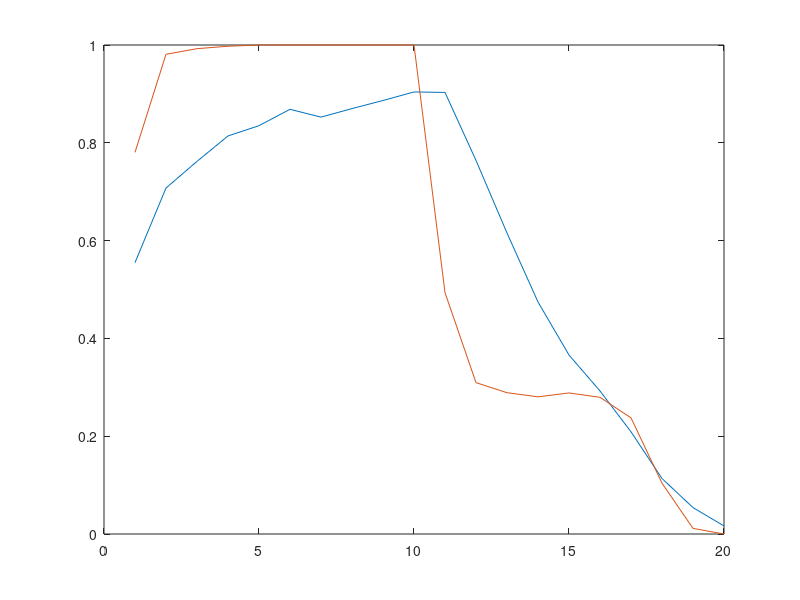

Source code (MATLAB):

clear all; close all
% contingent-sampling model in which similarity was defined
%on the basis of the relative advantage of
%the promoted option in the m most recent trials
Exp=2;
demoted=[8 2]; % demoted option points

%promoted options during training
prom(1,:)=[17 1]; % partial reinforcement
prom(2,:)=[9 9]; %full reinforce

prom_ext = [1 1]; % promoted points during extinction

nTrialsPerBlock=10; % number of trials per block
j=1;
k=2;
run=1;

nTrainBlocks = 10;
nTestBlocks = 10; % these are really extinction blocks; should prob rename

listBoundary = nTrainBlocks * nTrialsPerBlock + 1; % first item of new list

nBlocks = nTrainBlocks + nTestBlocks;
nTrials = nBlocks * nTrialsPerBlock;

Partial_Prom = zeros(1,nBlocks);
Full_Prom = zeros(1,nBlocks);

groupSizes = [2 3 4 5];
recScale = -0.1; % set to 0 for no recency; if negative, use list context
    % to implement recency

nReps=200;

for p=1:2; %1=partial 2=full either running partial or full
    % nesting p inside reps didn't make sense to me, as full and
    % partial are different conditions (ppl don't see same thing)
    
    for reps=1:nReps
        
        t = 1;
        counter=1;
        absT=1;
        
        % this randomizes feedback while controlling overall
        % frequency
        vTrain = [repmat(prom(p,1),1,nTrialsPerBlock*nTrainBlocks/2) ...
            repmat(prom(p,2),1,nTrialsPerBlock*nTrainBlocks/2)];
        vExt = [repmat(prom_ext(1),1,nTrialsPerBlock*nTestBlocks/2) ...
            repmat(prom_ext(2),1,nTrialsPerBlock*nTestBlocks/2)];
        
        v = [randsample(vTrain,length(vTrain),false) ...
            randsample(vExt,length(vExt),false)];
        v = [v; repmat(demoted(Exp),1,nTrials)];
        [y, maxi] = max(v);
        v = [v; maxi==1];
        
        newGroup = 1;
        
        groupHist = NaN(nTrials,max(groupSizes));
        groupVals = NaN(nTrials,max(groupSizes));
        groupHistSize = zeros(nTrials,1);
        groupIndex = 0;
        groupLists = NaN(nTrials,1);
        
        for block=1:nBlocks
            
            if block > nTrainBlocks
                curr_prom = prom_ext;
            else
                curr_prom = prom(p,:);
            end
            
            %t_P = zeros(1,nTrialsPerBlock);
            
            for t=1:nTrialsPerBlock
               
                currList = (absT>=listBoundary)+1;
                if newGroup==1
                    currGroupSize = randsample(groupSizes,1);
                    
                    % this prevents group from crossing over group boundary
                    if (absT<listBoundary) && (absT+currGroupSize)>listBoundary
                        currGroupSize = listBoundary-absT;
                    end
                        
                    inpos = 1;
                    newGroup=0;
                    currGroup = NaN(1,currGroupSize);
                    currVals = NaN(1,currGroupSize);
                    groupIndex = groupIndex + 1;
                end
                
                if inpos>1
                    matches = sum(repmat(currGroup(1:(inpos-1)),nTrials,1)==...
                        groupHist(:,1:(inpos-1)),2)==(inpos-1) & groupHistSize>=inpos;
                else
                    matches = groupHistSize>=1;
                    %matches = 0; % forces guess
                end
                
                % 'strfind' is a good choice here (how I would have
                % done it) :)
                %matches=strfind(v(3,1:(absT-2)),sample); % find the start index of a sample
                % made this -2 to make sure it doesn't include current
                % choice in matches
                
                % We want the expected payoff given that sequence;
                % so average rewards following each match
                if sum(matches)>0
                    if recScale < 0
                        weights = (-recScale).^abs(groupLists(1:(groupIndex-1))-currList);
                        weights(groupIndex:nTrials) = 0;
                        weights = weights';
                    else
                        weights = exp(recScale.*((1:(groupIndex-1))-(groupIndex-1)));
                        weights(groupIndex:nTrials) = 0;
                    end
                    
                    weights = weights(matches)./sum(weights(matches));
                    exVal = sum(groupVals(matches,inpos).*weights');
                    
                    % choose option with highest value
                    t_P(t,block) = exVal>demoted(Exp);
                    
                    % has trouble going to 0 for full condition as matches
                    % all previous trials, and expected value for promoted
                    % option in training phase often outweighs extinction
                    % phase
                    
                else % if we don't have any matches...
                    t_P(t,block) = rand>0.5; % ...just guess
                    %t_P(t,block) = 0; % pick demoted
                end
                
                % Note that this (the method in their paper) only
                % works when demoted option is const. Could be
                % extended to where demoted also varies
                
                
                %                         if demoted>score;
                %                             t_P(t,block)=0;
                %                         else
                %                             t_P(t,block)=1;
                %                         end
                %                         t_P(1:m,1)=0;
                
                currGroup(inpos) = v(3,absT);
                currVals(inpos) = v(1,absT);
                
                absT=absT+1;
                
                inpos=inpos+1;
                
                if inpos>currGroupSize
                    newGroup=1;
                    groupHist(groupIndex,1:(inpos-1)) = currGroup;
                    groupVals(groupIndex,1:(inpos-1)) = currVals;
                    groupHistSize(groupIndex) = currGroupSize;
                    groupLists(groupIndex) = currList;
                end
            end
            
            if p==1
                Partial_Prom(reps,block) = mean(t_P(:,block));
            else
                Full_Prom(reps,block) = mean(t_P(:,block));
            end
        end
    end
end

plot(mean(Partial_Prom))
hold on
%    subplot(1,5,m);
plot(mean(Full_Prom))
hold off
ylim([0 1])




